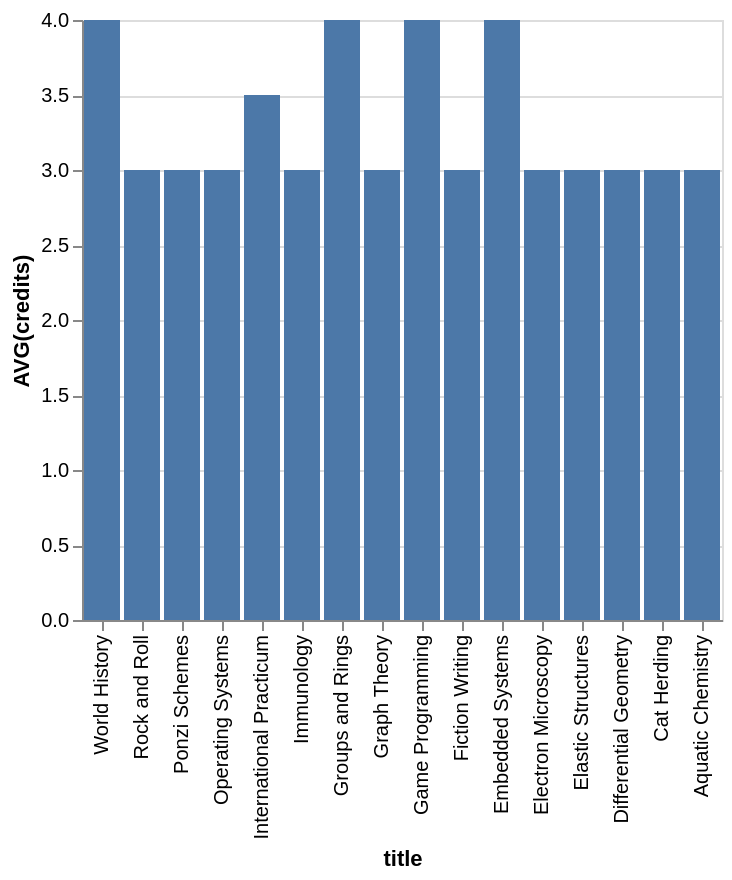

Here is the Vega-Lite specification saved for this chart:
### Vega-Lite specification from a JSON file in a GitHub repository (floating-point values rounded to 4 significant figures)
{"data": {"values": [{"x_data": "World History", "y_data": 4}, {"x_data": "Rock and Roll", "y_data": 3}, {"x_data": "Ponzi Schemes", "y_data": 3}, {"x_data": "Operating Systems", "y_data": 3}, {"x_data": "International Practicum", "y_data": 3.5}, {"x_data": "Immunology", "y_data": 3}, {"x_data": "Groups and Rings", "y_data": 4}, {"x_data": "Graph Theory", "y_data": 3}, {"x_data": "Game Programming", "y_data": 4}, {"x_data": "Fiction Writing", "y_data": 3}, {"x_data": "Embedded Systems", "y_data": 4}, {"x_data": "Electron Microscopy", "y_data": 3}, {"x_data": "Elastic Structures", "y_data": 3}, {"x_data": "Differential Geometry", "y_data": 3}, {"x_data": "Cat Herding", "y_data": 3}, {"x_data": "Aquatic Chemistry", "y_data": 3}]}, "mark": "bar", "encoding": {"x": {"field": "x_data", "type": "nominal", "title": "title", "sort": "descending"}, "y": {"field": "y_data", "type": "quantitative", "title": "AVG(credits)"}}}
